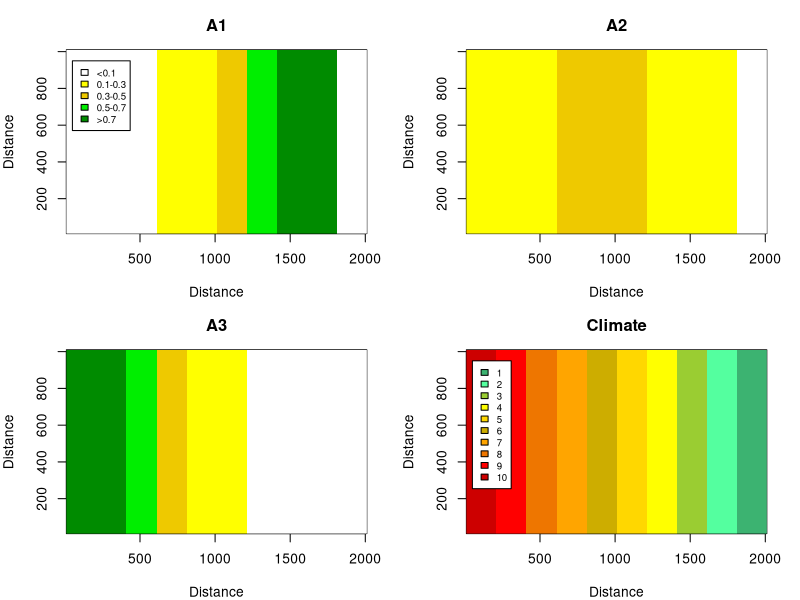
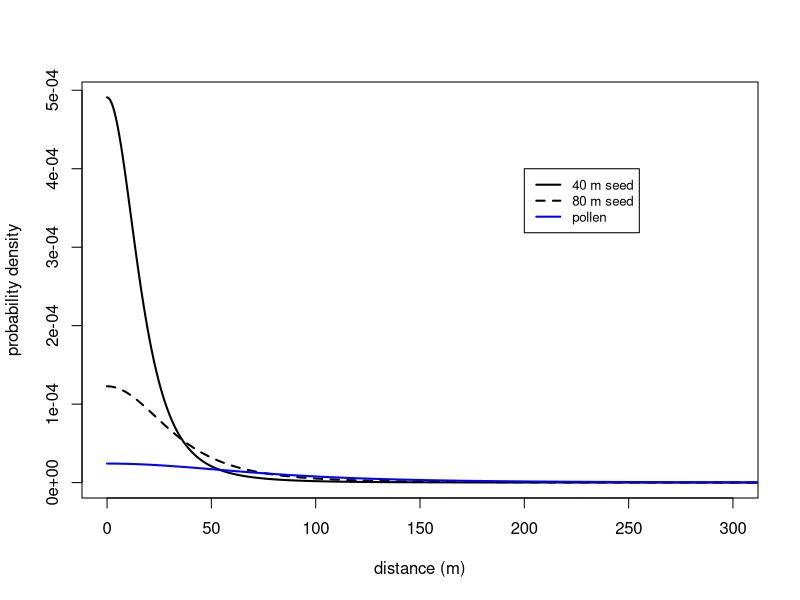

These figures' R source, in order: (Note: a time limit stopped this script after it produced the figures.)
#50 x 100 20mx20m plot landscape w/10 climates.  
# Columns 1-10 climate 10, col 11-20 climate 9, col 21-30 climate 8; col 31-40 climate 7; col 41-50 climate 6; col 51-60 climate 5; col 61-70 climate 4; col 71-80 climate 3; col 81-90 climate 2; and col 91-100 climate 1.

#For genotype-specific simulation, varying proportions of each genotype by climate band.

#Output: Map of initial allele distribution, text file of population numbers, dispersal kernel graphs, dispersal matrices saved in R file 

##############Setup plot
Plot.width <- 50
Plot.length <- 100
C.width <- Plot.length/10
CellNum <- (Plot.width*Plot.length)

 #Habitat cells
   KK <- 1:CellNum
   #habitat cell quality - climate, given by 1 (cold) to 10 (hot)
kq <- c(rep(10,Plot.width*C.width),rep(9,Plot.width*C.width),rep(8,Plot.width*C.width),rep(7,Plot.width*C.width),rep(6,Plot.width*C.width),rep(5,Plot.width*C.width),rep(4,Plot.width*C.width),rep(3,Plot.width*C.width),rep(2,Plot.width*C.width),rep(1,Plot.width*C.width)) 

   
   #Cell indexing - form into rectangle
   index <- cbind(row=rep(1:Plot.length,each=Plot.width),column=rep(1:Plot.width,Plot.length)) #xy coord
   
 clim.state <- matrix(kq,ncol=Plot.width,nrow=Plot.length,byrow=T)
 
 
########Tree population
 #Size classes - 5 size classes
   JJ <- 1:5

   #Average basal area for each class
   BAJJ <- c(0.0001,0.003,0.07,0.14,0.5)

   #Genotypes 
   II <- 1:6   
   #A1A1; A1A2; A2A2; A3A1; A2A3; A3A3
   
      #Initial population structure
   n.entry <- length(KK)*length(II)*length(JJ) 
   #habitat cells (5000) x genotypes (6) x size classes (5)
   N.i <- rep(0,n.entry)
   dim(N.i) <- c(length(KK),length(JJ),length(II)) #5000 x 5 matrix, set of 6
   
   ##6 genotypes, and where they start out
   for(k in KK){
   #Climate 1...10
   	if(kq[k]==10)  N.i[k,2,] <- c(0,0,0,0,10,30)  #saplings -40
   	if(kq[k]==9)   N.i[k,2,] <- c(0,0,2,2,26,50)  #saplings - 80
   	if(kq[k]==8)   N.i[k,2,] <- c(0,10,15,15,60,100)  #saplings - 200
   	if(kq[k]==7)  N.i[k,2,] <- c(0,20,25,25,100,30)  #saplings - 200
     	if(kq[k]==6)   N.i[k,2,] <- c(10,40,45,45,50,10)  #saplings - 200
      	if(kq[k]==5)   N.i[k,2,] <- c(30,100,25,25,20,0)  #saplings - 200
     	if(kq[k]==4)   N.i[k,2,] <- c(100,60,15,15,10,0)  #saplings - 200
   	if(kq[k]==3)   N.i[k,2,] <- c(50,26,2,2,0,0)  #saplings - 80
   	if(kq[k]==2)   N.i[k,2,] <- c(30,10,0,0,0,0)  #saplings - 40
   }
   
    ##where are the genotypes (saplings)?  
   pop.state <- rep(0,length(KK))
   prop1 <- rep(0,length(KK)) #proportion of A1
   prop2 <- rep(0,length(KK)) #proportion of A2
   prop3 <- rep(0,length(KK)) #proportion of A3
   
   for(k in KK){
   	if(sum(N.i[k,2,II])>0){
   		 prop1[k] <-  (sum(0.5*N.i[k,2,2])+sum(0.5*N.i[k,2,4])+sum(N.i[k,2,1]))/sum(N.i[k,2,II]) 
   		 prop2[k] <-  (sum(0.5*N.i[k,2,5])+sum(0.5*N.i[k,2,2])+sum(N.i[k,2,3]))/sum(N.i[k,2,II]) 
   		 prop3[k] <-  (sum(0.5*N.i[k,2,4])+sum(0.5*N.i[k,2,5])+sum(N.i[k,2,6]))/sum(N.i[k,2,II]) 
   		  	
   	if(prop1[k] >= 0.75 & prop2[k] <= 0.25) pop.state[k] <- 1  #>=75% A1 alleles, <= 25% A2 alleles
   	if(prop1[k] >= 0.55 & prop1[k] <= 0.75 & prop2[k] <= 0.3 & prop3[k] <= 0.15) pop.state[k] <- 2  #>=55% A1 alleles, <= 30% A2 alleles, <= 15% A3 alleles
   	if(prop1[k] >= 0.35 & prop1[k] <= 0.55 & prop2[k] >= 0.35 & prop3[k] <= 0.30) pop.state[k] <- 3  #>=35% A1 alleles, >= 35% A2 alleles, <= 30% A3 alleles
    if(prop1[k] <= 0.3 & prop2[k] >= 0.4 & prop3[k] <= 0.30) pop.state[k] <- 4  #<=30% A1 alleles, >= 40% A2 alleles, <= 30% A3 alleles 	
   	if(prop1[k] <= 0.3 & prop2[k] >= 0.35 & prop3[k] <= 0.55 & prop3[k] >= 0.35) pop.state[k] <- 5
   	  #<= 30% A1 alleles, >= 35% A2 alleles, >=35%  A3 alleles
    if(prop1[k] <= 0.15 & prop2[k] <= 0.3 & prop3[k] <= 0.75 & prop3[k] >= 0.55) pop.state[k] <- 6  #>=55% A3 alleles, <= 30% A2 alleles, <= 15% A1 alleles
   	if(prop2[k] <= 0.25 & prop3[k] >= 0.75) pop.state[k] <- 7  #>= 70% A3 alleles, <= 30% A2 alleles
   	}}
   		 
   mat.pop.state <- matrix(pop.state,ncol=Plot.width,nrow=Plot.length,byrow=T)
   prop1.mat  <- matrix(prop1,ncol=Plot.width,nrow=Plot.length,byrow=T)
   prop2.mat  <- matrix(prop2,ncol=Plot.width,nrow=Plot.length,byrow=T)
   prop3.mat  <- matrix(prop3,ncol=Plot.width,nrow=Plot.length,byrow=T) 
     
 jpeg(filename="Initial_Tree_LA_alleles.jpg",width=9,height=7, units='in', res=500)
par(mfrow=c(2,2),mar=c(4,4,3,2))  
 image(x=c((1:Plot.length)*20),y=c((1:Plot.width)*20),z=prop1.mat,col=c("white","yellow","gold2","green2","green4"),breaks=c(0,0.1,0.3,0.5,0.7,1),xlab="Distance",ylab="Distance",main="A1") 
 legend(50,950,legend=c("<0.1","0.1-0.3","0.3-0.5","0.5-0.7",">0.7"), fill=c("white","yellow","gold2","green2","green4") ,cex=0.7) 

image(x=c((1:Plot.length)*20),y=c((1:Plot.width)*20),z=prop2.mat,col=c("white","yellow","gold2","green2","green4"),breaks=c(0,0.1,0.3,0.5,0.7,1),xlab="Distance",ylab="Distance",main="A2") 
 
image(x=c((1:Plot.length)*20),y=c((1:Plot.width)*20),z=prop3.mat,col=c("white","yellow","gold2","green2","green4"),breaks=c(0,0.1,0.3,0.5,0.7,1),xlab="Distance",ylab="Distance",main="A3") 

image(x=c((1:Plot.length)*20),y=c((1:Plot.width)*20),z=clim.state ,col=c("mediumseagreen","seagreen1","yellowgreen","yellow","gold1","gold3","orange","darkorange2","red1","red3"),breaks=c(0.5,1.5,2.5,3.5,4.5,5.5,6.5,7.5,8.5,9.5,10.5),xlab="Distance",ylab="Distance",main="Climate") 
legend(50,950,legend=c("1","2","3","4","5","6","7","8","9","10"), fill=c("mediumseagreen","seagreen1","yellowgreen","yellow","gold1","gold3","orange","darkorange2","red1","red3"),cex=0.7)  
dev.off()    


#export as text file
Pop.i <- cbind(N.i[,,1],N.i[,,2],N.i[,,3],N.i[,,4],N.i[,,5],N.i[,,6])
write.table(Pop.i,"InitialPop_Tree_LA.txt") 


####### Vegetative processes
Ideal <- c(4,5,6,6,7,8)   #Ideal climate for each genotype 

max.fec <- c(0,0,150,1000,5000)  #maximum seed production for each size class
max.pol <- c(0,0,800,10000,100000)  #maximum pollen production for each size class
max.germ <- 0.6				#maximum germination (for now no seed bank)
max.surv <- c(0.6,0.85,0.96,0.98,0.99) #maximum survival for each size class
max.trans <-c(0.15,0.11,0.06,0.02)  #maximum transition prob for each size class

#BA.eff <- c(0.06,0.03,0.015,0.01,0) #basal area effect on survival and transition 0.0001
BA.eff <- c(0.1,0.07,0.02,0.01,0) #basal area effect on survival and transition 0.0001

SFclim.1.6 <-c(0.9,0.5,0.3,0.15,0,0,0,0,0)  #survival/fecundity effect of climate, genotypes 1 & 6; ideal, 1-6 steps
SFclim.2.5 <- c(1,0.7,0.4,0.25,0.1,0,0,0,0) #survival/fecundity effect of climate, genotypes 2-5; ideal, 1-6 steps
#SFclim.1.6 <- c(0.9,0.75,0.55,0.4,0.3,0.2,0.1,0,0) #survival/fecundity effect of climate, genotypes 1 & 6; ideal, 1-6 steps
#SFclim.2.5 <- c(1,0.8,0.6,0.45,0.35,0.2,0.1,0,0) #survival/fecundity effect of climate, genotypes 2-5; ideal, 1-6 steps

TGclim <- c(1,0.7,0.5,0.2,0.1,0,0,0,0) #transition/germination effect of climate; ideal, 1 step-6 steps
#TGclim <- c(1,0.9,0.8,0.6,0.4,0.2,0.1,0,0) #transition/germination effect of climate; ideal, 1 step-6 steps


##########Dispersal
###2D-t seed dispersal
#mean dispersal = 40
u.40 <- (40*2/pi)^2 #648.5
#mean dispersal = 80
u.80 <- (80*2/pi)^2 #2593.8

#pollen mean dispersal = 180
u.p <- (180*2/pi)^2 #13131.2

x1 <- seq(0,2010,by=0.1)
pd.40 <- 1/(pi*u.40*(1+((x1^2)/u.40))^2)
pd.80 <- 1/(pi*u.80*(1+((x1^2)/u.80))^2)
pd.p <- 1/(pi*u.p*(1+((x1^2)/u.p))^2)

jpeg(filename="DispersalKernels_trees",width=6,height=6, units='in', res=500)
plot(x1,pd.40,xlim=c(0,300),type='l',lwd=2,ylab="probability density",xlab="distance (m)")
points(x1,pd.80,type='l',lwd=2,lty=2)
points(x1,pd.p,type='l',lwd=2,col='blue')
legend(200,4e-04,legend=c("40 m seed","80 m seed","pollen"),lwd=c(2,2,2),lty=c(1,2,1),col=c('black',"black","blue"),cex=0.8)
dev.off()


#probability of dispersing to each 20 m distance category (up to 2010 m)
div <- seq(101,20101,by=200)
Sd.prob.40 <- rep(0,100)
Sd.prob.80 <- rep(0,100)
P.prob <- rep(0,100)
for(i in 1:100) {
  if(i==1){
  	  Sd.prob.40[i] <- sum(pd.40[1:div[i]])
  	  Sd.prob.80[i] <- sum(pd.80[1:div[i]])
  	  P.prob[i] <- sum(pd.p[1:div[i]])
  }
    if(i>1){
  	  Sd.prob.40[i] <- sum(pd.40[(div[i-1]+1):div[i]])
  	  Sd.prob.80[i] <- sum(pd.80[(div[i-1]+1):div[i]])
  	  P.prob[i] <- sum(pd.p[(div[i-1]+1):div[i]])
  }
	}
Sd.prob.40 <- Sd.prob.40/sum(Sd.prob.40)	
Sd.prob.80 <- Sd.prob.80/sum(Sd.prob.80)
P.prob <- P.prob/sum(P.prob)
	
#number of cells per 20 m category
cell.d.num <- 1
for(i in 2:100){
	cell.d.num <- c(cell.d.num,8*(i-1))
}
#probability of dispersing to individual cells within 20 m distance categories (up to 2010 m)
Sd.prob.40.e <- Sd.prob.40/cell.d.num
Sd.prob.80.e <- Sd.prob.80/cell.d.num
P.prob.e <- P.prob/cell.d.num

#cell "coordinates"
X <- numeric(0)
Y <- numeric(0)
for(i in 1:100){
	X <- c(X,rep(i,50))
	Y <- c(Y,seq(1,50,by=1))
	}
cell.coord <- cbind(KK,X,Y)

#distance matrix
# to calculate distances
distmat <- function(x1,y1,x2,y2){
    xd <- outer(x1,x2,function(x1,x2) (x1 - x2)^2)
    yd <- outer(y1,y2,function(y1,y2) (y1 - y2)^2)
    d <- t(sqrt(xd + yd)) 
    return(d)
}

cell.dist <- distmat(X,Y,X,Y)

##Seed dispersal matrix
SD.mat.40 <- matrix(0,length(KK),length(KK))
  for(i in KK){
  	  SD.mat.40[i,i]<-Sd.prob.40.e[1]
  	for(d in 2:100){
  		a <- which(cell.dist[i,]>=(d-1) & cell.dist[i,]<d)
  		SD.mat.40[i,a]<-Sd.prob.40.e[d]
  	}
  }
  
  SD.mat.80 <- matrix(0,length(KK),length(KK))
  for(i in KK){
  	  SD.mat.80[i,i]<-Sd.prob.80.e[1]
  	for(d in 2:100){
  		a <- which(cell.dist[i,]>=(d-1) & cell.dist[i,]<d)
  		SD.mat.80[i,a]<-Sd.prob.80.e[d]
  	}
  }
  
 Pol.mat <- matrix(0,length(KK),length(KK))
  for(i in KK){
  	  Pol.mat[i,i]<P.prob.e[1]
  	for(d in 2:100){
  		a <- which(cell.dist[i,]>=(d-1) & cell.dist[i,]<d)
  		Pol.mat[i,a]<-P.prob.e[d]
  	}
  }

jpeg(filename="SeedDisp_tree_40.jpg",width=9,height=7, units='in', res=500)
#jpeg(filename="SeedDisp_tree_80.jpg",width=9,height=7, units='in', res=500)
Seeds <- SD.mat.40[3025,]*5000
#Seeds <- SD.mat.80[3025,]*5000

Seed.Mat <- matrix(Seeds,ncol=Plot.width,nrow=Plot.length,byrow=T) 

image(x=c((1:Plot.length)*20),y=c((1:Plot.width)*20),z=Seed.Mat,col=c("white","yellow","gold1","gold2","orange","dark orange","red"),breaks=c(0,0.00001,0.001,0.1,10,100,1000,3000),xlab="Distance",ylab="Distance",main="Seeds (out of 5000)") 
 legend(1500,950,legend=c("<0.00001","<0.001","<0.1","<10","<100","<1000","<3000"), fill=c("white","yellow","gold1","gold2","orange","dark orange","red") ,cex=0.7) 
dev.off() 

save.image(file="TreeMod_LA_Setup.RData")
